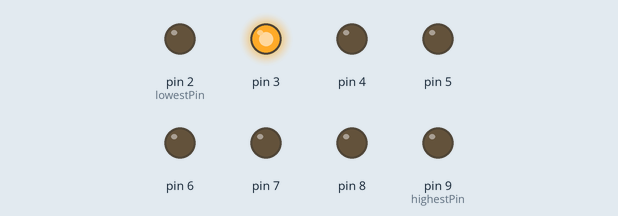
The sketch below on a simulated Arduino Uno, built with avr-gcc and run on an emulated ATmega328P. Shown: output pins drawn as LEDs (lit = HIGH).

Above: at 0.1 s.
At 6.6 s:
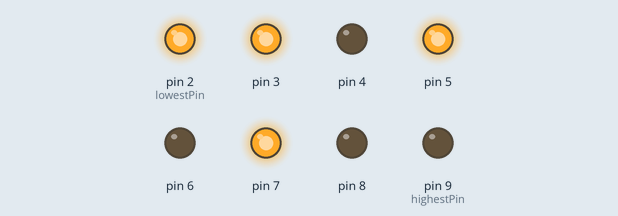
At 13.6 s:
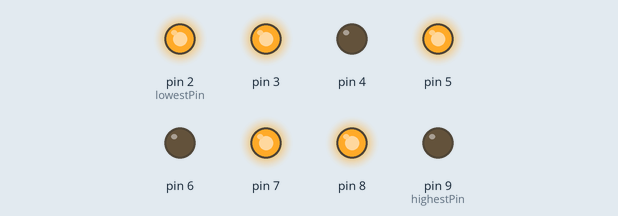
At 20.6 s:
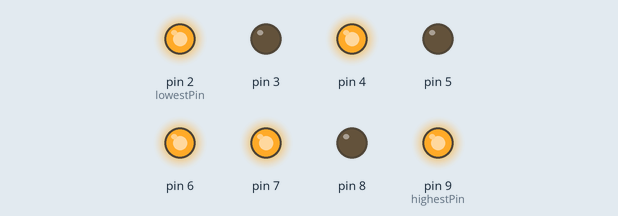
At 27.2 s:
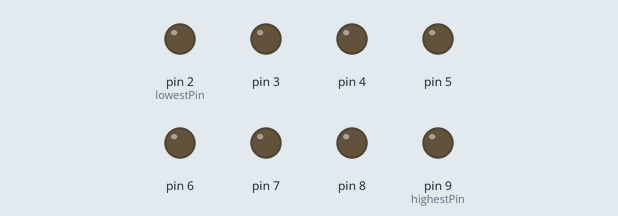
At 39.2 s:
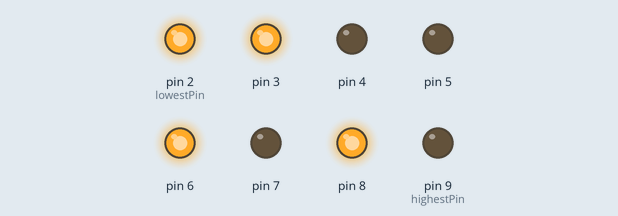
Timing chart, 0 to 40.0 s (numbered marks = the images above):
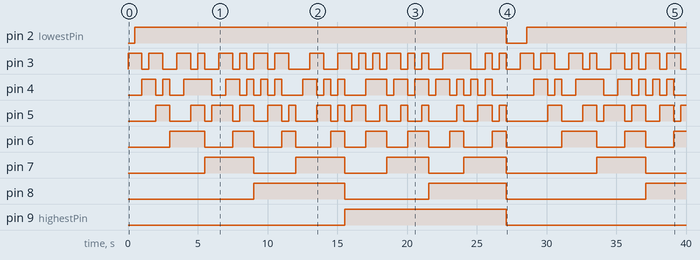

The sketch:

primes.ino
```cpp
/* Primes
 * For Arduino Uno.
 * Written by Geoffrey Gilmour-Taylor, 2016.
 * This work is in the public domain.
 *
 * Circuit diagram for this project at
 * http://www.sunfounder.com/index.php?c=case_incs&a=detail_&id=163&name=Starter%20Kit%20For%20Arduino&zsid=91
 * but it's basically just 8 LEDs connected to D2 through D9.
 */

/**************************************/
const int lowestPin = 2; // The lowest bit
const int highestPin = 9; // The highest bit
/**************************************/

void setup()
{
    for(int thisPin = lowestPin; thisPin <= highestPin; thisPin++)
        pinMode(thisPin, OUTPUT); // Initialize thisPin as an output
}
/****************************************/

/* Display an integer from 0 to 255 as binary */
void bin_display(int n)
{
    int b, c, thisPin;
    for (c = 0; c < 8; c++)
    {
        b = n >> c;
        thisPin = c + lowestPin;
        if (b & 1)
            digitalWrite(thisPin, HIGH);
        else
            digitalWrite(thisPin, LOW);
    }
}

/* Main loop:
 * Display all prime numbers < 256
 * then clear the LEDs and pause.
 */
void loop()
{
    // Calculate primes less than 256
    int n, i, c;
    for (i = 2; i < 256 ; i++)
    {
        // Stop if there are any divisors
        for (c = 2; c < i; c++)
            if (i%c == 0)
                break;
        // If we go through the loop without stopping,
        // then c == i and we have a prime. Display it.
        if (c == i)
        {
            bin_display(i);
            delay(500);
        }
    }
    // Clear all LEDs
    for (int thisPin = lowestPin; thisPin <= highestPin; thisPin++)
        digitalWrite(thisPin, LOW);
    // Wait
    delay(1000);
}
```

Measured:
- by itself, pin 2 (lowestPin): LOW → HIGH at 0.50 s, → LOW 26.6 s later, → HIGH 1.5 s later
- by itself, pin 3: LOW → HIGH at 0.00 s, → LOW 1.0 s later, → HIGH 0.50 s later, → LOW 1.0 s later, … (52 changes in this stretch)
- by itself, pin 4: LOW → HIGH at 1.0 s, → LOW 1.0 s later, → HIGH 0.50 s later, → LOW 0.50 s later, … (48 changes in this stretch)
- by itself, pin 5: LOW → HIGH at 2.0 s, → LOW 1.0 s later, → HIGH 1.5 s later, → LOW 1.0 s later, … (41 changes in this stretch)
- by itself, pin 6: LOW → HIGH at 3.0 s, → LOW 2.5 s later, → HIGH 2.0 s later, → LOW 1.5 s later, … (21 changes in this stretch)
- by itself, pin 7: LOW → HIGH at 5.5 s, → LOW 3.5 s later, → HIGH 3.0 s later, → LOW 3.5 s later, … (10 changes in this stretch)
- by itself, pin 8: goes HIGH 6.5 s, LOW 6.0 s, HIGH 5.5 s, LOW 10.0 s, then HIGH
- by itself, pin 9 (highestPin): LOW → HIGH at 15.5 s, → LOW 11.6 s later
